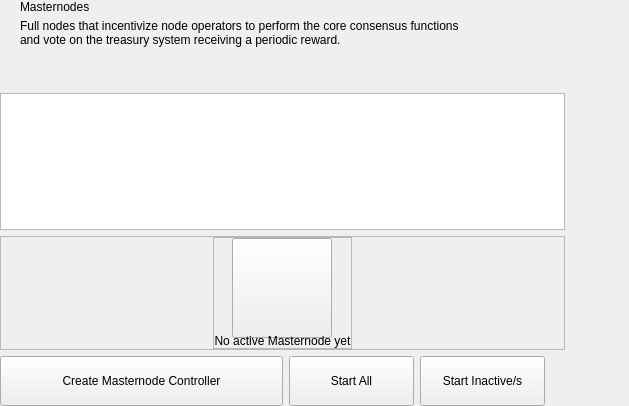
<?xml version="1.0" encoding="UTF-8"?>
<ui version="4.0">
 <class>MasterNodesWidget</class>
 <widget class="QWidget" name="MasterNodesWidget">
  <property name="geometry">
   <rect>
    <x>0</x>
    <y>0</y>
    <width>629</width>
    <height>406</height>
   </rect>
  </property>
  <property name="windowTitle">
   <string notr="true">N/A</string>
  </property>
  <layout class="QHBoxLayout" name="horizontalLayout_2" stretch="2,1">
   <property name="spacing">
    <number>0</number>
   </property>
   <property name="leftMargin">
    <number>0</number>
   </property>
   <property name="topMargin">
    <number>0</number>
   </property>
   <property name="rightMargin">
    <number>0</number>
   </property>
   <property name="bottomMargin">
    <number>0</number>
   </property>
   <item>
    <widget class="QWidget" name="left" native="true">
     <layout class="QVBoxLayout" name="verticalLayout_3">
      <property name="leftMargin">
       <number>0</number>
      </property>
      <property name="topMargin">
       <number>0</number>
      </property>
      <property name="rightMargin">
       <number>0</number>
      </property>
      <property name="bottomMargin">
       <number>0</number>
      </property>
      <item>
       <layout class="QVBoxLayout" name="verticalLayout_2">
        <property name="spacing">
         <number>6</number>
        </property>
        <item>
         <layout class="QHBoxLayout" name="horizontalLayout_3">
          <property name="spacing">
           <number>0</number>
          </property>
          <property name="leftMargin">
           <number>20</number>
          </property>
          <item>
           <layout class="QVBoxLayout" name="verticalLayout_8">
            <property name="spacing">
             <number>5</number>
            </property>
            <item>
             <widget class="QLabel" name="labelTitle">
              <property name="text">
               <string>Masternodes</string>
              </property>
             </widget>
            </item>
            <item alignment="Qt::AlignTop">
             <widget class="QLabel" name="labelSubtitle1">
              <property name="text">
               <string>Full nodes that incentivize node operators to perform the core consensus functions
and vote on the treasury system receiving a periodic reward.</string>
              </property>
             </widget>
            </item>
           </layout>
          </item>
          <item>
           <spacer name="horizontalSpacer">
            <property name="orientation">
             <enum>Qt::Horizontal</enum>
            </property>
            <property name="sizeHint" stdset="0">
             <size>
              <width>40</width>
              <height>20</height>
             </size>
            </property>
           </spacer>
          </item>
         </layout>
        </item>
        <item>
         <spacer name="verticalSpacer_2">
          <property name="orientation">
           <enum>Qt::Vertical</enum>
          </property>
          <property name="sizeType">
           <enum>QSizePolicy::Fixed</enum>
          </property>
          <property name="sizeHint" stdset="0">
           <size>
            <width>20</width>
            <height>40</height>
           </size>
          </property>
         </spacer>
        </item>
        <item>
         <layout class="QVBoxLayout" name="verticalLayout_6"/>
        </item>
        <item>
         <widget class="QListView" name="listMn">
          <property name="mouseTracking">
           <bool>true</bool>
          </property>
         </widget>
        </item>
        <item>
         <widget class="QFrame" name="emptyContainer">
          <property name="minimumSize">
           <size>
            <width>0</width>
            <height>100</height>
           </size>
          </property>
          <property name="frameShape">
           <enum>QFrame::StyledPanel</enum>
          </property>
          <property name="frameShadow">
           <enum>QFrame::Raised</enum>
          </property>
          <layout class="QVBoxLayout" name="verticalLayout_7" stretch="1,8">
           <property name="spacing">
            <number>0</number>
           </property>
           <property name="leftMargin">
            <number>0</number>
           </property>
           <property name="topMargin">
            <number>0</number>
           </property>
           <property name="rightMargin">
            <number>0</number>
           </property>
           <property name="bottomMargin">
            <number>0</number>
           </property>
           <item>
            <spacer name="verticalSpacer">
             <property name="orientation">
              <enum>Qt::Vertical</enum>
             </property>
             <property name="sizeHint" stdset="0">
              <size>
               <width>20</width>
               <height>20</height>
              </size>
             </property>
            </spacer>
           </item>
           <item alignment="Qt::AlignHCenter|Qt::AlignVCenter">
            <widget class="QFrame" name="emptyScreen">
             <property name="sizePolicy">
              <sizepolicy hsizetype="Expanding" vsizetype="Expanding">
               <horstretch>0</horstretch>
               <verstretch>0</verstretch>
              </sizepolicy>
             </property>
             <property name="frameShape">
              <enum>QFrame::StyledPanel</enum>
             </property>
             <property name="frameShadow">
              <enum>QFrame::Raised</enum>
             </property>
             <layout class="QVBoxLayout" name="verticalLayout">
              <property name="spacing">
               <number>30</number>
              </property>
              <property name="leftMargin">
               <number>0</number>
              </property>
              <property name="topMargin">
               <number>0</number>
              </property>
              <property name="rightMargin">
               <number>0</number>
              </property>
              <property name="bottomMargin">
               <number>0</number>
              </property>
              <item alignment="Qt::AlignHCenter|Qt::AlignVCenter">
               <widget class="QPushButton" name="pushImgEmpty">
                <property name="minimumSize">
                 <size>
                  <width>100</width>
                  <height>100</height>
                 </size>
                </property>
                <property name="maximumSize">
                 <size>
                  <width>100</width>
                  <height>100</height>
                 </size>
                </property>
                <property name="focusPolicy">
                 <enum>Qt::NoFocus</enum>
                </property>
                <property name="text">
                 <string/>
                </property>
                <property name="iconSize">
                 <size>
                  <width>100</width>
                  <height>100</height>
                 </size>
                </property>
               </widget>
              </item>
              <item alignment="Qt::AlignHCenter|Qt::AlignVCenter">
               <widget class="QLabel" name="labelEmpty">
                <property name="styleSheet">
                 <string notr="true"/>
                </property>
                <property name="text">
                 <string>No active Masternode yet</string>
                </property>
                <property name="alignment">
                 <set>Qt::AlignCenter</set>
                </property>
               </widget>
              </item>
             </layout>
            </widget>
           </item>
          </layout>
         </widget>
        </item>
        <item>
         <layout class="QHBoxLayout" name="horizontalLayout_7">
          <property name="rightMargin">
           <number>20</number>
          </property>
          <item>
           <spacer name="horizontalSpacer_5">
            <property name="orientation">
             <enum>Qt::Horizontal</enum>
            </property>
            <property name="sizeType">
             <enum>QSizePolicy::Expanding</enum>
            </property>
            <property name="sizeHint" stdset="0">
             <size>
              <width>40</width>
              <height>20</height>
             </size>
            </property>
           </spacer>
          </item>
          <item>
           <widget class="QPushButton" name="pushButtonSave">
            <property name="minimumSize">
             <size>
              <width>283</width>
              <height>50</height>
             </size>
            </property>
            <property name="maximumSize">
             <size>
              <width>283</width>
              <height>50</height>
             </size>
            </property>
            <property name="focusPolicy">
             <enum>Qt::NoFocus</enum>
            </property>
            <property name="text">
             <string>Create Masternode Controller</string>
            </property>
           </widget>
          </item>
          <item>
           <widget class="QPushButton" name="pushButtonStartAll">
            <property name="minimumSize">
             <size>
              <width>125</width>
              <height>50</height>
             </size>
            </property>
            <property name="text">
             <string>Start All</string>
            </property>
           </widget>
          </item>
          <item>
           <widget class="QPushButton" name="pushButtonStartMissing">
            <property name="minimumSize">
             <size>
              <width>125</width>
              <height>50</height>
             </size>
            </property>
            <property name="text">
             <string>Start Inactive/s</string>
            </property>
           </widget>
          </item>
         </layout>
        </item>
       </layout>
      </item>
     </layout>
    </widget>
   </item>
   <item>
    <widget class="QWidget" name="right" native="true">
     <layout class="QVBoxLayout" name="verticalLayout_5">
      <property name="leftMargin">
       <number>0</number>
      </property>
      <property name="topMargin">
       <number>0</number>
      </property>
      <property name="rightMargin">
       <number>0</number>
      </property>
      <property name="bottomMargin">
       <number>0</number>
      </property>
      <item>
       <layout class="QVBoxLayout" name="verticalLayout_4">
        <property name="spacing">
         <number>6</number>
        </property>
        <item>
         <widget class="OptionButton" name="btnAbout" native="true">
          <property name="minimumSize">
           <size>
            <width>0</width>
            <height>50</height>
           </size>
          </property>
         </widget>
        </item>
        <item>
         <widget class="OptionButton" name="btnAboutController" native="true">
          <property name="minimumSize">
           <size>
            <width>0</width>
            <height>50</height>
           </size>
          </property>
         </widget>
        </item>
        <item>
         <spacer name="verticalSpacer_5">
          <property name="orientation">
           <enum>Qt::Vertical</enum>
          </property>
          <property name="sizeHint" stdset="0">
           <size>
            <width>20</width>
            <height>40</height>
           </size>
          </property>
         </spacer>
        </item>
       </layout>
      </item>
     </layout>
    </widget>
   </item>
  </layout>
 </widget>
 <customwidgets>
  <customwidget>
   <class>OptionButton</class>
   <extends>QWidget</extends>
   <header>qt/bitrubcoin/optionbutton.h</header>
   <container>1</container>
  </customwidget>
 </customwidgets>
 <resources/>
 <connections/>
</ui>
